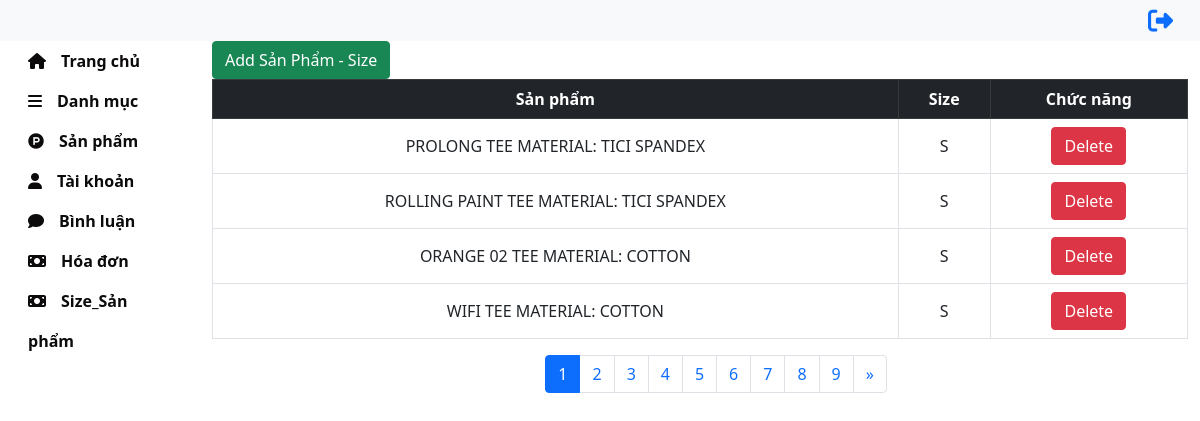
Screenshot of /admin/size_sanpham.php with the database file from the repository.
### tables this page shows
CREATE TABLE `sanpham_size` (
  `masp` int(11) NOT NULL,
  `masize` int(11) NOT NULL
);

CREATE TABLE `sanpham` (
  `MaSanPham` int(11) NOT NULL,
  `TenSanPham` varchar(255) NOT NULL,
  `GiaNhap` float NOT NULL,
  `GiaBan` float NOT NULL,
  `MaDanhMuc` int(11) NOT NULL,
  `MoTa` varchar(500) NOT NULL,
  `HinhAnh1` varchar(255) NOT NULL,
  `HinhAnh2` varchar(100) NOT NULL
);

CREATE TABLE `size` (
  `MaSize` int(11) NOT NULL,
  `Size` varchar(3) NOT NULL
);

### admin/controller_admin/controller.php (called while the page is built, shortened)
<?php
    require_once '../lib/db.php';
    function TruyVan($sql){
        global $conn;
        $kq = '';
        $sta = $conn->prepare($sql);
        $sta->execute();
        if($sta->rowCount() > 0){
            $kq = $sta->fetchAll(PDO:: FETCH_ASSOC);
        }
        return $kq;
    }
?>

### admin/size_sanpham.php (the view, shortened to what this page needs)
<?php
    require_once './controller_admin/controller.php';
?>
<link rel="stylesheet" href="./css_admin/sanpham.css">
<link rel="stylesheet" href="./css_admin/css_admin.css">
<?php
    require_once 'req_admin/header_admin.php';
?>
<div class="container-fluid">
  <div class="row">
    <div class="col-sm-2">
       <?php require_once './req_admin/left_admin.php'; ?>
    <div class="col-sm-10">
        <button class = "btn btn-success"><a href="form_add_sps.php">Add Sản Phẩm - Size</a></button>
        <table class = "table table-bordered ">
            <thead class = "table-dark">
                <tr>
                    <th>Sản phẩm</th>
                    <th>Size</th>
                    <th>Chức năng</th>
                </tr>
            </thead>
            <?php
                $sql = "select * from sanpham, size, sanpham_size WHERE sanpham.MaSanPham = sanpham_size.masp and size.MaSize = sanpham_size.masize";
                global $conn;
                $sta = $conn->prepare($sql);
                $sta->execute();
                if($sta->rowCount() > 0){
                    $kq = $sta->fetchAll(PDO:: FETCH_ASSOC);
                }
                $total_records = $sta->rowCount();
                $current_page = isset($_GET['page']) ? $_GET['page'] : 1;
                $limit = 4;
                $total_page = ceil((int)$total_records / (int)$limit);
                $start = ($current_page - 1) * $limit;
                $sql2 = $sql . " LIMIT $start,$limit;";
                $result = TruyVan($sql2);
                foreach ($result as $row) {
                    $id = $row['masp'];
                    $id1 = $row['masize'];
                    ?>
                    <tr>
                        <td><?php echo $row['TenSanPham']?></td>
                        <td><?php echo $row['Size']?></td>
                        <td>
                            <a onclick="return confirm('Bạn có muốn xóa hóa đơn này không?');" href="delete_sps.php<?php echo'?masp='.$id.'&masize='.$id1; ?>" data-toggle="modal" data-target="#" class = "btn btn-danger">Delete</a>
                        </td>
                    </tr>
            <?php } ?>
        </table>
        <div class = "row">
            <div class = "col-sm-4"></div>
            <div class = "col-sm-4">
                <nav aria-label="Page navigation example">
                    <ul class="pagination">
                        <?php
                            for ($i = 1; $i <= $total_page; $i++){
                                if ($i == $current_page){
                                    echo '<li class="page-item active"><a class="page-link" href="">'.$i.'</a></li>';
                                }
                                else{
                                    echo '<li class="page-item"><a class="page-link" href="size_sanpham.php?page='.$i.'">'.$i.'</a></li>';
                                }
                            }
                        ?>
                        <?php
                             if ($current_page < $total_page && $total_page > 1){
                                echo '<li class="page-item">
                                    <a class="page-link" href="size_sanpham.php?page='.($current_page+1).'" aria-label="Next">
                                        <span aria-hidden="true">&raquo;</span>
                                    </a>
                                </li>';
                            }
                        ?>
                    </ul>
                </nav>
            </div>
        </div>
    </div>

### admin/css_admin/sanpham.css (style rules this page uses)
.btn-success a { text-decoration: none; color: white; }
td { text-align: center; vertical-align: middle; }
table thead tr th { text-align: center; vertical-align: middle; }

### rows the page displays
sanpham_size: masp.TenSanPham "PROLONG TEE MATERIAL: TICI SPANDEX", masize.Size "S"
sanpham_size: masp.TenSanPham "ROLLING PAINT TEE MATERIAL: TICI SPANDEX", masize.Size "S"
sanpham_size: masp.TenSanPham "ORANGE 02 TEE MATERIAL: COTTON", masize.Size "S"
sanpham_size: masp.TenSanPham "WIFI TEE MATERIAL: COTTON", masize.Size "S"
